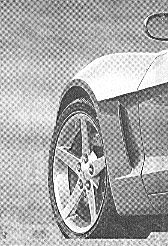
#> input picture Entrega - Transformada de Fourier/car.tif, 168 x 246 px
$ python transformadadefourier.py
#> lines starting #> are read from the running program, lines starting #| are printed output that depends on the picture
import cv2
import numpy as np
import matplotlib.pyplot as plt

# Carregue a imagem
imagem = cv2.imread('car.tif', cv2.IMREAD_GRAYSCALE)
#> imagem is the input picture: shape (246, 168); min 0, max 255, mean 169.7

# Calcule a Transformada de Fourier 2D
transformada_fourier = np.fft.fft2(imagem)
transformada_fourier_deslocada = np.fft.fftshift(transformada_fourier)  # Desloque para o centro

# Calcule o espectro de magnitude
espectro_magnitude = np.abs(transformada_fourier_deslocada)
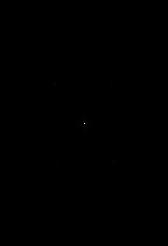
#> espectro_magnitude: shape (246, 168) float64; min 21.81, max 7012254, mean 5872.5; drawn with min black and max white

# Calcule a fase da Transformada de Fourier
fase = np.angle(transformada_fourier_deslocada)
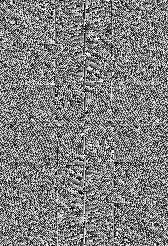
#> fase: shape (246, 168) float64; min -3.14, max 3.14, mean 7.6e-05; drawn with min black and max white

# Visualize a imagem original, o espectro de magnitude e a fase
plt.figure(figsize=(15, 5))

plt.subplot(131)
plt.imshow(imagem, cmap='gray')
plt.title('Imagem Original')
plt.xticks([]), plt.yticks([])

plt.subplot(132)
plt.imshow(np.log1p(espectro_magnitude), cmap='gray')
plt.title('Espectro de Magnitude')
plt.xticks([]), plt.yticks([])

plt.subplot(133)
plt.imshow(fase, cmap='gray')
plt.title('Fase')
plt.xticks([]), plt.yticks([])

plt.show()
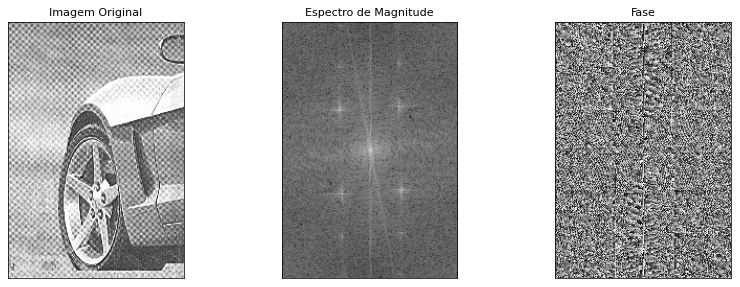
#> figure drawn by matplotlib, 3 panels

$ run again, with Entrega - Transformada de Fourier/periodic_noise.png saved as Entrega - Transformada de Fourier/car.tif
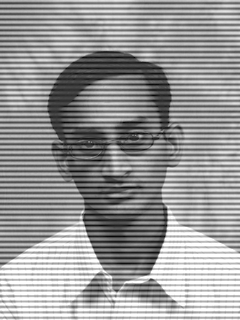
#> input picture Entrega - Transformada de Fourier/periodic_noise.png, 240 x 320 px
#> imagem is the input picture: shape (320, 240); min 1, max 255, mean 151.2
#> `fase = np.angle(transformada_fourier_deslocada)`:
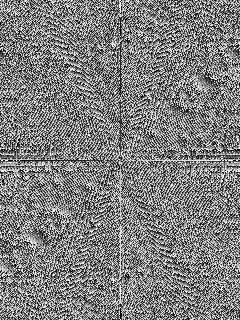
#> fase: shape (320, 240) float64; min -3.14, max 3.14, mean 4.09e-05; drawn with min black and max white
#> `plt.show()`:
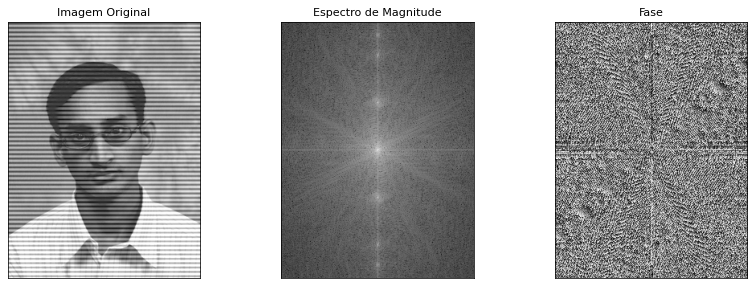
#> figure drawn by matplotlib, 3 panels
